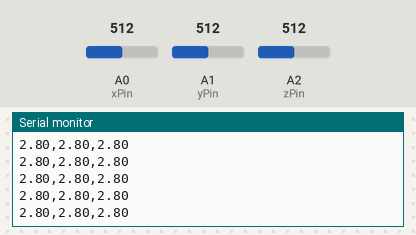
The sketch below on a simulated Arduino Uno, built with avr-gcc and run on an emulated ATmega328P. Parts: the last lines printed to the serial monitor. The test bench sets the inputs (shaded band); at power-on: A2 (zPin) = 512, A0 (xPin) = 512, A1 (yPin) = 512.

Above: at 1.2 s.
1.3 s: A2 (zPin) set to 971
At 2.3 s:
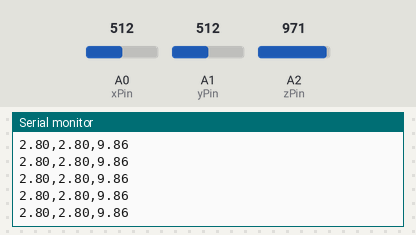
2.8 s: A2 (zPin) set to 994
At 3.7 s:
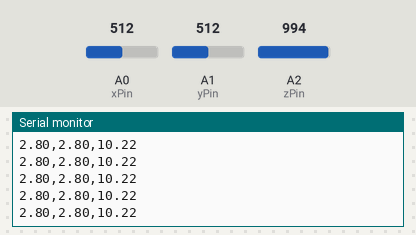
Timing chart, 0 to 5.8 s (numbered marks = the images above; inputs shaded):
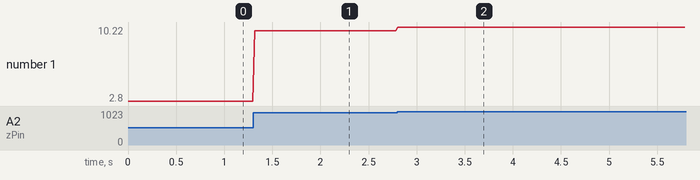

Measured:
- after the input at 1.3 s, the serial monitor: prints a new line at once (image 1)
- after the input at 2.8 s, the serial monitor: prints a new line at once (image 2)
- plotted number 1: 2.8 → 9.86 after the input at 1.3 s, 9.86 → 10.22 after the input at 2.8 s

The sketch:

accelerometer_test.ino
```cpp
const int xPin = A0;
const int yPin = A1;
const int zPin = A2;

void setup() {
  Serial.begin(115200);
}

void loop() {
  int xValue = analogRead(xPin);
  int yValue = analogRead(yPin);
  int zValue = analogRead(zPin);

  float xAccel = ((float)xValue - 330) / 65;  // ADXL335 @ 3.3V: 330 = 1.65/3.3*1023, 65 = 0.33/3.3*1023
  float yAccel = ((float)yValue - 330) / 65;
  float zAccel = ((float)zValue - 330) / 65;

  // Serial.print("X : ");
  Serial.print(xAccel);
  // Serial.print("\t");
  Serial.print(",");
  // Serial.print("Y : ");
  Serial.print(yAccel);
  // Serial.print("\t");
  Serial.print(",");
  // Serial.print("Z : ");
  Serial.print(zAccel);
  Serial.println();

  delay(20);
}
```
